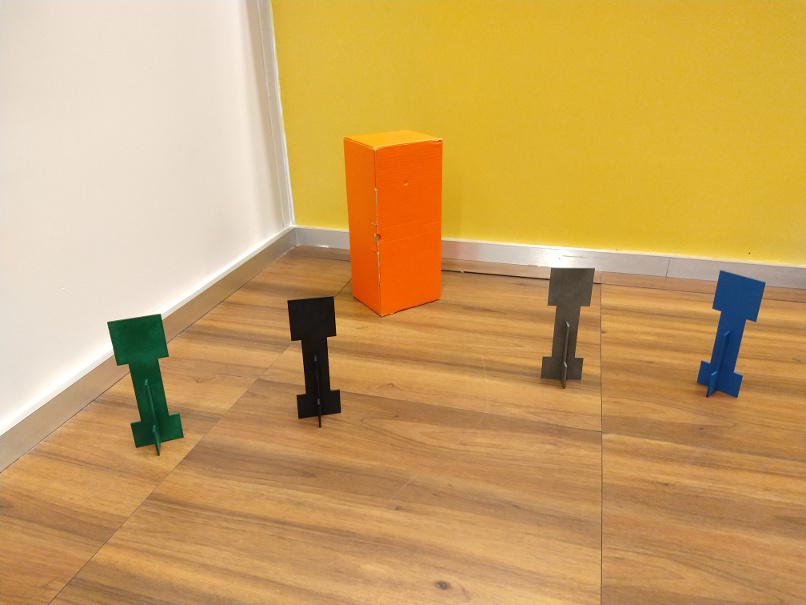
#> input picture APS/APS01/img/cena_canto_sala.jpg, 806 x 605 px
$ python ex2.py
#> lines starting #> are read from the running program, lines starting #| are printed output that depends on the picture
#> further down, img is the input picture: shape (605, 806, 3); mean B, G, R 98.1, 162.1, 202.5
#!/usr/bin/python
# -*- coding: utf-8 -*-

# Este NÃO é um programa ROS

from __future__ import print_function, division

import cv2
import os,sys, os.path
import numpy as np
import matplotlib.pyplot as plt

print("Rodando Python versão ", sys.version)
print("OpenCV versão: ", cv2.__version__)
print("Diretório de trabalho: ", os.getcwd())


def realca_caixa_vermelha(bgr):
    res = bgr.copy()
    cor_rgb = cv2.cvtColor(res, cv2.COLOR_BGR2RGB)

    canal_v = cor_rgb[:,:,0]
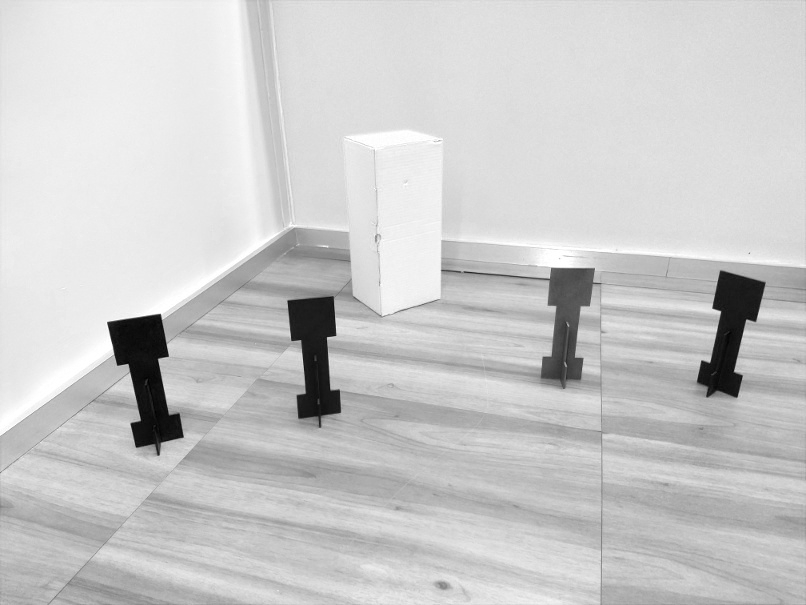
#> canal_v: shape (605, 806); min 0, max 255, mean 202.5
    mask_red = np.zeros_like(canal_v)
    mask_red[canal_v > 10] = 255

    canal_g = cor_rgb[:,:,1]
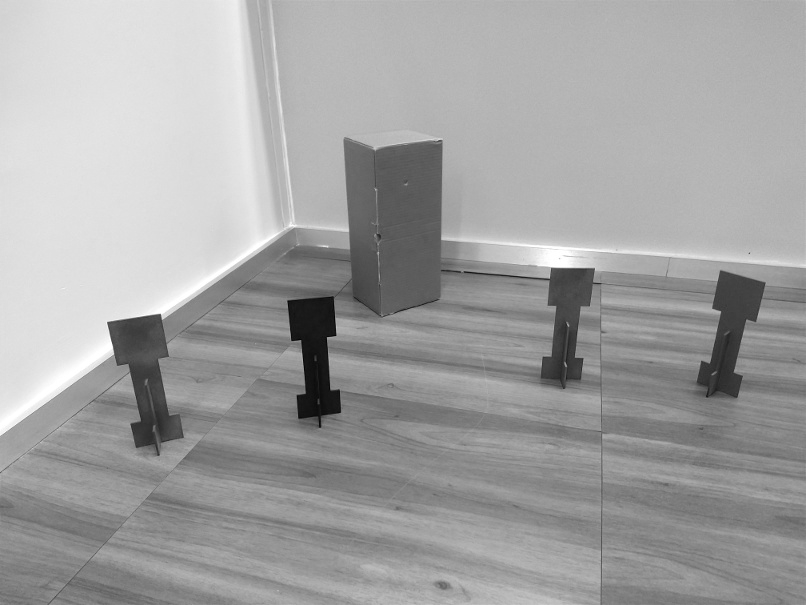
#> canal_g: shape (605, 806); min 2, max 255, mean 162.1
    mask_green = np.zeros_like(canal_g)
    mask_green[canal_g > 50] = 255

    canal_b = cor_rgb[:,:,2]
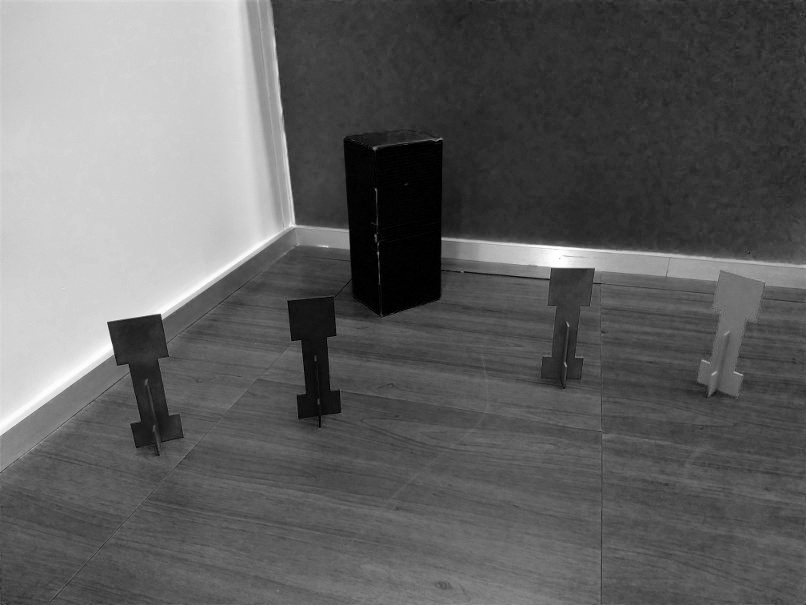
#> canal_b: shape (605, 806); min 0, max 255, mean 98.1
    mask_blue = np.zeros_like(canal_b)
    mask_blue[canal_b < 20] = 255

    mask = cv2.bitwise_and(mask_blue, mask_red, mask=mask_green)
    plt.imshow(mask, cmap='gray')
    plt.show()
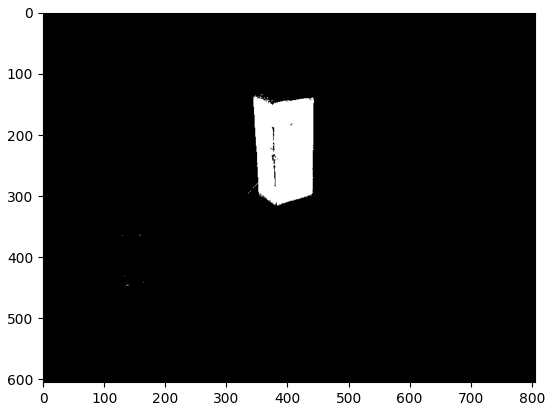
#> figure drawn by matplotlib, 1 panel

    return res


if __name__ == "__main__":
    img = cv2.imread("img/cena_canto_sala.jpg")

    # Faz o processamento
    saida = realca_caixa_vermelha(img)
    cv2.imwrite( "saida_ex2.png", saida)


    # NOTE que a OpenCV terminal trabalha com BGR
    cv2.imshow('entrada', img)

    cv2.imshow('saida', saida)

    cv2.waitKey()
    cv2.destroyAllWindows()
